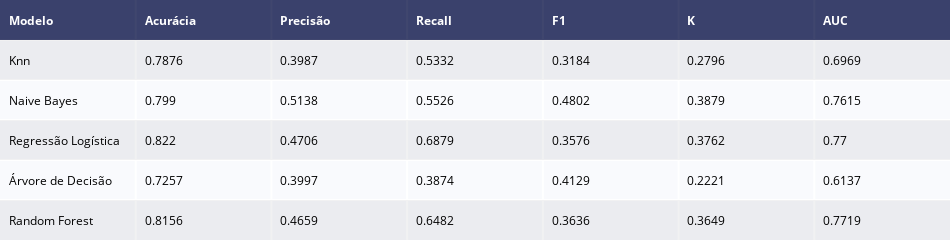

Notebook code cell kept with this figure:
### Markdown cell above
* Métricas para Avaliação dos Modelos

### Code cell
# Métricas para avaliação do Modelo
from sklearn.metrics import log_loss, accuracy_score, f1_score, precision_score, recall_score, classification_report, cohen_kappa_score, roc_auc_score

# !pip install plotly
import plotly.figure_factory as ff

# Cálculo das Métricas
tabela = []

for i, pred in enumerate(predicao):
    tabela.append(  pd.DataFrame({'Modelo': [nome_modelos[i]],
                    'Acurácia': round(accuracy_score(Y_test, pred),4), 
                    'Precisão': round(f1_score(Y_test,pred),4), 
                    'Recall': round(precision_score(Y_test, pred),4), 
                    'F1': round(recall_score(Y_test, pred),4), 
                    'K': round(cohen_kappa_score(Y_test, pred),4),
                    'AUC' : round(roc_auc_score(Y_test, modelos[i].predict_proba(X_test)[:,1]),4)}))

fig = ff.create_table(pd.concat(tabela), height_constant=18)

fig.update_layout(width=950, height=200)

fig.show()

### Figure 1 — Plotly figure (JSON) as saved in the notebook; plotly's stock layout.template omitted (floating-point values rounded to 4 significant figures)
{"data": [{"colorscale": [[0, "#00083e"], [0.5, "#ededee"], [1, "#ffffff"]], "hoverinfo": "none", "opacity": 0.75, "showscale": false, "type": "heatmap", "z": [[0, 0, 0, 0, 0, 0, 0], [0.5, 0.5, 0.5, 0.5, 0.5, 0.5, 0.5], [1, 1, 1, 1, 1, 1, 1], [0.5, 0.5, 0.5, 0.5, 0.5, 0.5, 0.5], [1, 1, 1, 1, 1, 1, 1], [0.5, 0.5, 0.5, 0.5, 0.5, 0.5, 0.5]]}], "layout": {"annotations": [{"align": "left", "font": {"color": "#ffffff"}, "showarrow": false, "text": "<b>Modelo</b>", "x": -0.45, "xanchor": "left", "xref": "x", "y": 0, "yref": "y"}, {"align": "left", "font": {"color": "#ffffff"}, "showarrow": false, "text": "<b>Acurácia</b>", "x": 0.55, "xanchor": "left", "xref": "x", "y": 0, "yref": "y"}, {"align": "left", "font": {"color": "#ffffff"}, "showarrow": false, "text": "<b>Precisão</b>", "x": 1.55, "xanchor": "left", "xref": "x", "y": 0, "yref": "y"}, {"align": "left", "font": {"color": "#ffffff"}, "showarrow": false, "text": "<b>Recall</b>", "x": 2.55, "xanchor": "left", "xref": "x", "y": 0, "yref": "y"}, {"align": "left", "font": {"color": "#ffffff"}, "showarrow": false, "text": "<b>F1</b>", "x": 3.55, "xanchor": "left", "xref": "x", "y": 0, "yref": "y"}, {"align": "left", "font": {"color": "#ffffff"}, "showarrow": false, "text": "<b>K</b>", "x": 4.55, "xanchor": "left", "xref": "x", "y": 0, "yref": "y"}, {"align": "left", "font": {"color": "#ffffff"}, "showarrow": false, "text": "<b>AUC</b>", "x": 5.55, "xanchor": "left", "xref": "x", "y": 0, "yref": "y"}, {"align": "left", "font": {"color": "#000000"}, "showarrow": false, "text": "Knn", "x": -0.45, "xanchor": "left", "xref": "x", "y": 1, "yref": "y"}, {"align": "left", "font": {"color": "#000000"}, "showarrow": false, "text": "0.7876", "x": 0.55, "xanchor": "left", "xref": "x", "y": 1, "yref": "y"}, {"align": "left", "font": {"color": "#000000"}, "showarrow": false, "text": "0.3987", "x": 1.55, "xanchor": "left", "xref": "x", "y": 1, "yref": "y"}, {"align": "left", "font": {"color": "#000000"}, "showarrow": false, "text": "0.5332", "x": 2.55, "xanchor": "left", "xref": "x", "y": 1, "yref": "y"}, {"align": "left", "font": {"color": "#000000"}, "showarrow": false, "text": "0.3184", "x": 3.55, "xanchor": "left", "xref": "x", "y": 1, "yref": "y"}, {"align": "left", "font": {"color": "#000000"}, "showarrow": false, "text": "0.2796", "x": 4.55, "xanchor": "left", "xref": "x", "y": 1, "yref": "y"}, {"align": "left", "font": {"color": "#000000"}, "showarrow": false, "text": "0.6969", "x": 5.55, "xanchor": "left", "xref": "x", "y": 1, "yref": "y"}, {"align": "left", "font": {"color": "#000000"}, "showarrow": false, "text": "Naive Bayes", "x": -0.45, "xanchor": "left", "xref": "x", "y": 2, "yref": "y"}, {"align": "left", "font": {"color": "#000000"}, "showarrow": false, "text": "0.799", "x": 0.55, "xanchor": "left", "xref": "x", "y": 2, "yref": "y"}, {"align": "left", "font": {"color": "#000000"}, "showarrow": false, "text": "0.5138", "x": 1.55, "xanchor": "left", "xref": "x", "y": 2, "yref": "y"}, {"align": "left", "font": {"color": "#000000"}, "showarrow": false, "text": "0.5526", "x": 2.55, "xanchor": "left", "xref": "x", "y": 2, "yref": "y"}, {"align": "left", "font": {"color": "#000000"}, "showarrow": false, "text": "0.4802", "x": 3.55, "xanchor": "left", "xref": "x", "y": 2, "yref": "y"}, {"align": "left", "font": {"color": "#000000"}, "showarrow": false, "text": "0.3879", "x": 4.55, "xanchor": "left", "xref": "x", "y": 2, "yref": "y"}, {"align": "left", "font": {"color": "#000000"}, "showarrow": false, "text": "0.7615", "x": 5.55, "xanchor": "left", "xref": "x", "y": 2, "yref": "y"}, {"align": "left", "font": {"color": "#000000"}, "showarrow": false, "text": "Regressão Logística", "x": -0.45, "xanchor": "left", "xref": "x", "y": 3, "yref": "y"}, {"align": "left", "font": {"color": "#000000"}, "showarrow": false, "text": "0.822", "x": 0.55, "xanchor": "left", "xref": "x", "y": 3, "yref": "y"}, {"align": "left", "font": {"color": "#000000"}, "showarrow": false, "text": "0.4706", "x": 1.55, "xanchor": "left", "xref": "x", "y": 3, "yref": "y"}, {"align": "left", "font": {"color": "#000000"}, "showarrow": false, "text": "0.6879", "x": 2.55, "xanchor": "left", "xref": "x", "y": 3, "yref": "y"}, {"align": "left", "font": {"color": "#000000"}, "showarrow": false, "text": "0.3576", "x": 3.55, "xanchor": "left", "xref": "x", "y": 3, "yref": "y"}, {"align": "left", "font": {"color": "#000000"}, "showarrow": false, "text": "0.3762", "x": 4.55, "xanchor": "left", "xref": "x", "y": 3, "yref": "y"}, {"align": "left", "font": {"color": "#000000"}, "showarrow": false, "text": "0.77", "x": 5.55, "xanchor": "left", "xref": "x", "y": 3, "yref": "y"}, {"align": "left", "font": {"color": "#000000"}, "showarrow": false, "text": "Árvore de Decisão", "x": -0.45, "xanchor": "left", "xref": "x", "y": 4, "yref": "y"}, {"align": "left", "font": {"color": "#000000"}, "showarrow": false, "text": "0.7257", "x": 0.55, "xanchor": "left", "xref": "x", "y": 4, "yref": "y"}, {"align": "left", "font": {"color": "#000000"}, "showarrow": false, "text": "0.3997", "x": 1.55, "xanchor": "left", "xref": "x", "y": 4, "yref": "y"}, {"align": "left", "font": {"color": "#000000"}, "showarrow": false, "text": "0.3874", "x": 2.55, "xanchor": "left", "xref": "x", "y": 4, "yref": "y"}, {"align": "left", "font": {"color": "#000000"}, "showarrow": false, "text": "0.4129", "x": 3.55, "xanchor": "left", "xref": "x", "y": 4, "yref": "y"}, {"align": "left", "font": {"color": "#000000"}, "showarrow": false, "text": "0.2221", "x": 4.55, "xanchor": "left", "xref": "x", "y": 4, "yref": "y"}, {"align": "left", "font": {"color": "#000000"}, "showarrow": false, "text": "0.6137", "x": 5.55, "xanchor": "left", "xref": "x", "y": 4, "yref": "y"}, {"align": "left", "font": {"color": "#000000"}, "showarrow": false, "text": "Random Forest", "x": -0.45, "xanchor": "left", "xref": "x", "y": 5, "yref": "y"}, {"align": "left", "font": {"color": "#000000"}, "showarrow": false, "text": "0.8156", "x": 0.55, "xanchor": "left", "xref": "x", "y": 5, "yref": "y"}, {"align": "left", "font": {"color": "#000000"}, "showarrow": false, "text": "0.4659", "x": 1.55, "xanchor": "left", "xref": "x", "y": 5, "yref": "y"}, {"align": "left", "font": {"color": "#000000"}, "showarrow": false, "text": "0.6482", "x": 2.55, "xanchor": "left", "xref": "x", "y": 5, "yref": "y"}, {"align": "left", "font": {"color": "#000000"}, "showarrow": false, "text": "0.3636", "x": 3.55, "xanchor": "left", "xref": "x", "y": 5, "yref": "y"}, {"align": "left", "font": {"color": "#000000"}, "showarrow": false, "text": "0.3649", "x": 4.55, "xanchor": "left", "xref": "x", "y": 5, "yref": "y"}, {"align": "left", "font": {"color": "#000000"}, "showarrow": false, "text": "0.7719", "x": 5.55, "xanchor": "left", "xref": "x", "y": 5, "yref": "y"}], "height": 200, "margin": {"b": 0, "l": 0, "r": 0, "t": 0}, "width": 950, "xaxis": {"dtick": 1, "gridwidth": 2, "showticklabels": false, "tick0": -0.5, "ticks": "", "zeroline": false}, "yaxis": {"autorange": "reversed", "dtick": 1, "gridwidth": 2, "showticklabels": false, "tick0": 0.5, "ticks": "", "zeroline": false}}}
